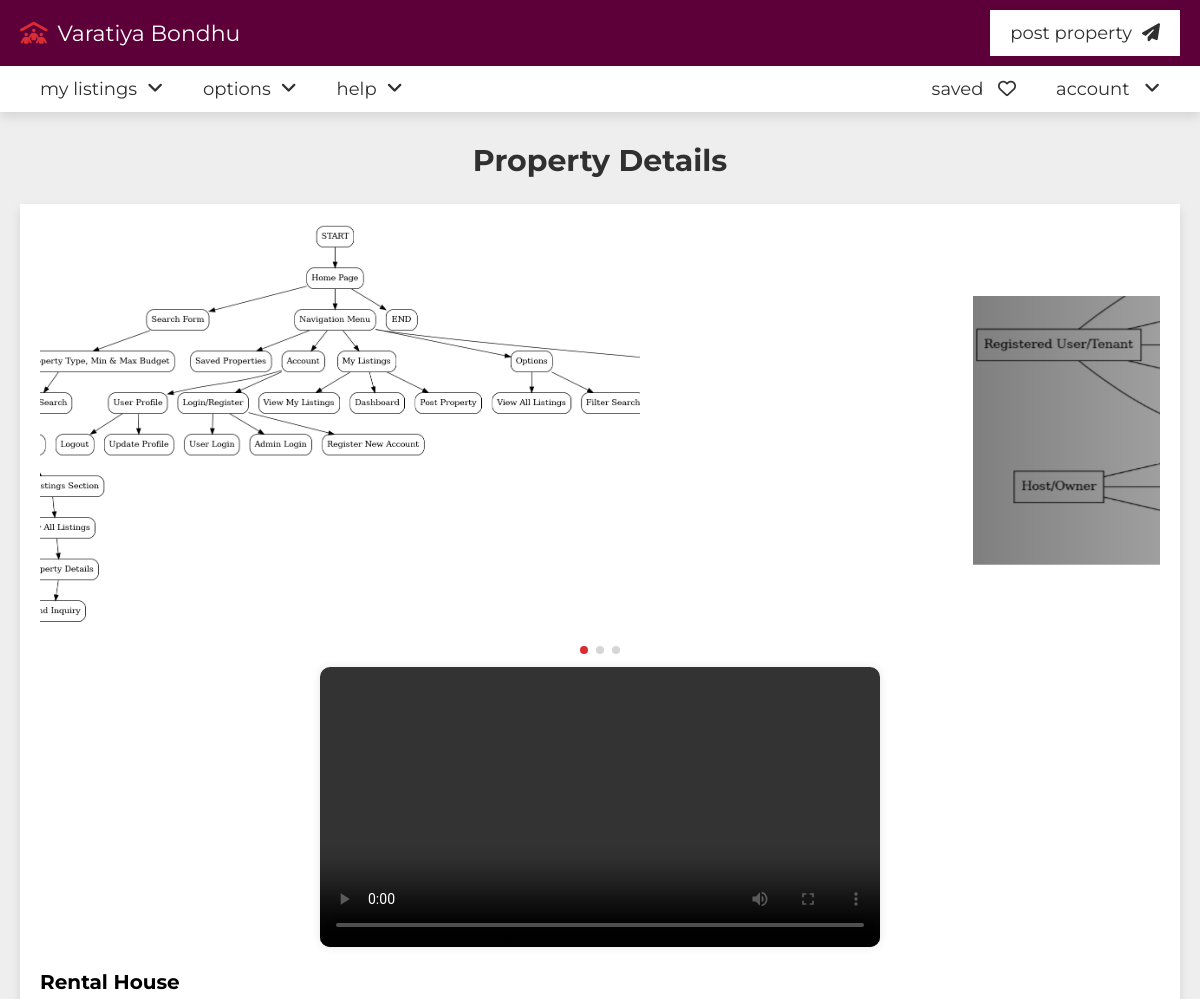
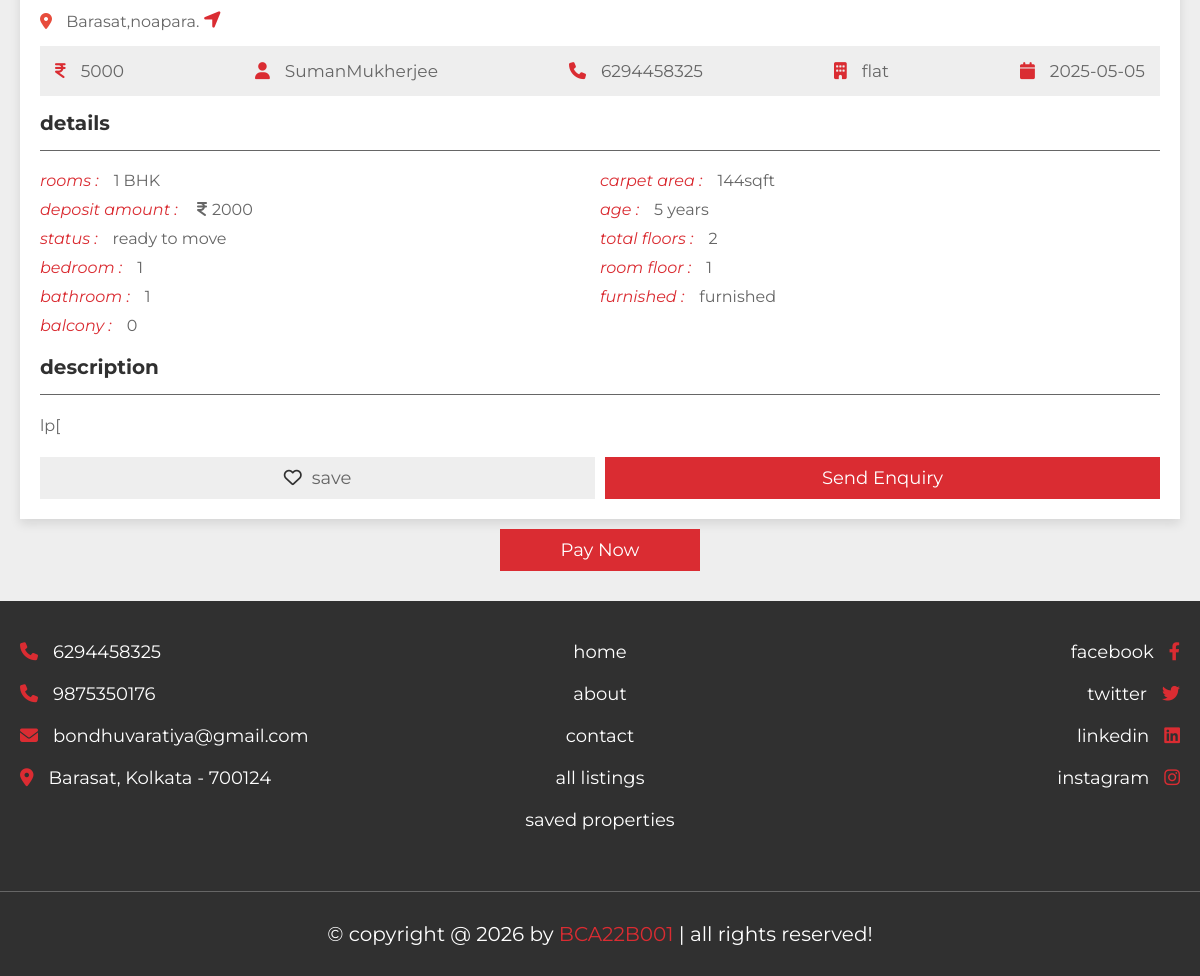
The app's page /view_property.php?get_id=2OADciryzDtUzvixSOd6 with its own data (2 pictures, top to bottom).
### tables this page shows
CREATE TABLE `property` (
  `id` varchar(20) NOT NULL,
  `user_id` varchar(20) NOT NULL,
  `property_name` varchar(50) NOT NULL,
  `address` varchar(100) NOT NULL,
  `price` varchar(10) NOT NULL,
  `type` varchar(10) NOT NULL,
  `status` varchar(50) NOT NULL,
  `furnished` varchar(50) NOT NULL,
  `bhk` varchar(10) NOT NULL,
  `deposite` varchar(10) NOT NULL,
  `bedroom` varchar(10) NOT NULL,
  `bathroom` varchar(10) NOT NULL,
  `balcony` varchar(10) NOT NULL,
  `carpet` varchar(10) NOT NULL,
  `age` varchar(2) NOT NULL,
  `total_floors` varchar(2) NOT NULL,
  `room_floor` varchar(2) NOT NULL,
  `loan` varchar(50) NOT NULL,
  `lift` varchar(3) NOT NULL DEFAULT 'no',
  `security_guard` varchar(3) NOT NULL DEFAULT 'no',
  `play_ground` varchar(3) NOT NULL DEFAULT 'no',
  `garden` varchar(3) NOT NULL DEFAULT 'no',
  `water_supply` varchar(3) NOT NULL DEFAULT 'no',
  `power_backup` varchar(3) NOT NULL DEFAULT 'no',
  `parking_area` varchar(3) NOT NULL DEFAULT 'no',
  `gym` varchar(3) NOT NULL DEFAULT 'no',
  `shopping_mall` varchar(3) NOT NULL DEFAULT 'no',
  `hospital` varchar(3) NOT NULL DEFAULT 'no',
  `school` varchar(3) NOT NULL DEFAULT 'no',
  `market_area` varchar(3) NOT NULL DEFAULT 'no',
  `image_01` varchar(50) NOT NULL,
  `image_02` varchar(50) NOT NULL,
  `image_03` varchar(50) NOT NULL,
  `image_04` varchar(50) NOT NULL,
  `image_05` varchar(50) NOT NULL,
  `description` varchar(1000) NOT NULL,
  `date` date NOT NULL DEFAULT current_timestamp(),
  `video_01` varchar(255) DEFAULT NULL
);

CREATE TABLE `users` (
  `id` varchar(20) NOT NULL,
  `name` varchar(50) NOT NULL,
  `number` varchar(10) NOT NULL,
  `email` varchar(50) NOT NULL,
  `password` varchar(50) NOT NULL,
  `image1` varchar(50) NOT NULL,
  `image2` varchar(50) NOT NULL
);

### view_property.php (the view, shortened to what this page needs)
<?php
include 'components/connect.php';
if(isset($_COOKIE['user_id'])){
   $user_id = $_COOKIE['user_id'];
}else{
   $user_id = '';
}
if(isset($_GET['get_id'])){
   $get_id = $_GET['get_id'];
}else{
   $get_id = '';
   header('location:home.php');
}
?>
<!DOCTYPE html>
<html lang="en">
<head>
   <link rel="stylesheet" href="https://cdn.jsdelivr.net/npm/swiper@8/swiper-bundle.min.css" />
   <link rel="stylesheet" href="https://cdnjs.cloudflare.com/ajax/libs/font-awesome/6.2.0/css/all.min.css">
   <link rel="stylesheet" href="css/style.css">
</head>
<body>
<?php include 'components/user_header.php'; ?>
<section class="view-property">
   <h1 class="heading">property details</h1>
   <?php
      $select_properties = $conn->prepare("SELECT * FROM `property` WHERE id = ? ORDER BY date DESC LIMIT 1");
      $select_properties->execute([$get_id]);
      if($select_properties->rowCount() > 0){
         while($fetch_property = $select_properties->fetch(PDO::FETCH_ASSOC)){
         $select_user = $conn->prepare("SELECT * FROM `users` WHERE id = ?");
         $select_user->execute([$fetch_property['user_id']]);
         $fetch_user = $select_user->fetch(PDO::FETCH_ASSOC);
         $select_saved = $conn->prepare("SELECT * FROM `saved` WHERE property_id = ? and user_id = ?");
         $select_saved->execute([$fetch_property['id'], $user_id]);
   ?>
   <div class="details">
   <div class="swiper images-container">
   <div class="swiper-wrapper">
<?php
         $image_01 = 'uploaded_files/' . $fetch_property['image_02'];
?>
         <div class="swiper-slide"><img src="<?= $image_01; ?>" alt=""></div>
      <?php if(!empty($fetch_property['image_02'])) {
         $image_02 = 'uploaded_files/' . $fetch_property['image_03'];
         if(file_exists($image_02)) { ?>
            <div class="swiper-slide"><img src="<?= $image_02; ?>" alt=""></div>
         <?php } else { echo "Image 2 not found"; }
      } ?>
      <?php if(!empty($fetch_property['image_03'])) {
         $image_03 = 'uploaded_files/' . $fetch_property['image_04'];
         if(file_exists($image_03)) { ?>
            <div class="swiper-slide"><img src="<?= $image_03; ?>" alt=""></div>
         <?php } else { echo "Image 3 not found"; }
      } ?>
   </div>
   <div class="swiper-pagination"></div>
</div>
     <?php if(!empty($fetch_property['video_01'])){ ?>
   <div class="video-container" style="margin-top: 1rem; text-align: center;">
      <video controls style="max-width: 100%; border-radius: 1rem; box-shadow: 0 0 10px rgba(0,0,0,0.1);">
         <source src="uploaded_files/<?= $fetch_property['video_01']; ?>" type="video/mp4">
      </video>
   </div>
<?php } ?>
      <h3 class="name"><?= $fetch_property['property_name']; ?></h3>
      <p class="location">
   <i class="fas fa-map-marker-alt" style="color: #e74c3c;"></i>
   <span><?= $fetch_property['address']; ?></span>
   <a href="https://www.google.com/maps/search/?api=1&query=<?= urlencode($fetch_property['address']); ?>"
      target="_blank" title="View on Google Maps" class="map-icon-link">
      <i class="fas fa-location-arrow"></i>
   </a>
</p>
      <div class="info">
         <p><i class="fas fa-indian-rupee-sign"></i><span><?= $fetch_property['price']; ?></span></p>
         <p><i class="fas fa-user"></i><span><?= $fetch_user['name']; ?></span></p>
         <p><i class="fas fa-phone"></i><a href="tel:1234567890"><?= $fetch_user['number']; ?></a></p>
         <p><i class="fas fa-building"></i><span><?= $fetch_property['type']; ?></span></p>
         <p><i class="fas fa-calendar"></i><span><?= $fetch_property['date']; ?></span></p>
      </div>
      <h3 class="title">details</h3>
      <div class="flex">
         <div class="box">
            <p><i>rooms :</i><span><?= $fetch_property['bhk']; ?> BHK</span></p>
            <p><i>deposit amount : </i><span><span class="fas fa-indian-rupee-sign" style="margin-right: .5rem;"></span><?= $fetch_property['deposite']; ?></span></p>
            <p><i>status :</i><span><?= $fetch_property['status']; ?></span></p>
            <p><i>bedroom :</i><span><?= $fetch_property['bedroom']; ?></span></p>
            <p><i>bathroom :</i><span><?= $fetch_property['bathroom']; ?></span></p>
            <p><i>balcony :</i><span><?= $fetch_property['balcony']; ?></span></p>
         </div>
         <div class="box">
            <p><i>carpet area :</i><span><?= $fetch_property['carpet']; ?>sqft</span></p>
            <p><i>age :</i><span><?= $fetch_property['age']; ?> years</span></p>
            <p><i>total floors :</i><span><?= $fetch_property['total_floors']; ?></span></p>
            <p><i>room floor :</i><span><?= $fetch_property['room_floor']; ?></span></p>
            <p><i>furnished :</i><span><?= $fetch_property['furnished']; ?></span></p>
         </div>
      </div>
      <h3 class="title">description</h3>
      <p class="description"><?= $fetch_property['description']; ?></p>
      <form action="" method="post" class="flex-btn">
         <?php
            if($select_saved->rowCount() > 0){
         ?>
         <button type="submit" name="save" class="save"><i class="fas fa-heart"></i><span>saved</span></button>
         <?php
            }else{
         ?>
         <button type="submit" name="save" class="save"><i class="far fa-heart"></i><span>save</span></button>
         <?php
            }
         ?>
         <input type="submit" value="send enquiry" name="send" class="btn">
      </form>
      </div>
   <div id="pay-d">
<a href="pay_form.php" ><button  type="submit"  name="send" class="btn" id="pay">Pay Now</button></a>
   </div>
   <?php
      }
   }else{
      echo '<p class="empty">property not found! <a href="post_property.php" style="margin-top:1.5rem;" class="btn">add new</a></p>';
   }
   ?>
</section>
<?php include 'components/footer.php'; ?>
</body>
</html>

### css/style.css (style rules this page uses)
:root { --main-color:#DA2C32; --light-color:#666; --light-bg:#eee; --white:#fff; --black:#303030; --border:.1rem solid var(--light-color); --box-shodow:0 .5rem 1rem rgba(0,0,0,.1); }
* { font-family: 'Montserrat', sans-serif; margin: 0; padding: 0; box-sizing: border-box; outline: none; border: none; text-decoration: none; }
html { font-size: 62.5%; overflow-x: hidden; scroll-behavior: smooth; scroll-padding-top: 10rem; }
body { background-color: var(--light-bg); }
section { padding: 3rem 2rem; max-width: 1200px; margin: 0 auto; }
.heading { text-align: center; padding-bottom: 2.5rem; font-size: 3rem; color: var(--black); text-transform: capitalize; }
.btn, .inline-btn { margin-top: 1rem; padding: 1rem 3rem; background-color: var(--main-color); color: var(--white); cursor: pointer; text-align: center; font-size: 1.8rem; text-transform: capitalize; }
.btn { display: block; width: 100%; }
.flex-btn { display: flex; gap: 1rem; justify-content: space-between; align-items: flex-end; }
.view-property .details { background-color: var(--white); box-shadow: var(--box-shodow); padding: 2rem; overflow-x: hidden; }
.view-property .details .images-container { padding-bottom: 3rem; }
.swiper-pagination-bullets.swiper-pagination-horizontal { bottom: 0; }
.view-property .details .images-container img { height: 40rem; object-fit: cover; width: 60rem; }
.view-property .details .name { font-size: 2rem; text-overflow: ellipsis; overflow-x: hidden; margin-bottom: .5rem; padding-top: 2rem; }
.view-property .details .location { padding-top: 1rem; font-size: 1.6rem; color: var(--light-color); }
.view-property .details .location i { margin-right: 1rem; color: var(--main-color); }
.view-property .details .info { display: flex; background-color: var(--light-bg); padding: 1.5rem; margin: 1.5rem 0; justify-content: space-between; align-items: center; flex-wrap: wrap; gap: 2rem; }
.view-property .details .info p { font-size: 1.7rem; }
.view-property .details .info p span, .view-property .details .info p a { color: var(--light-color); }
.view-property .details .info p i { margin-right: 1.5rem; color: var(--main-color); }
.view-property .details .title { font-size: 2rem; color: var(--black); padding-bottom: 1.5rem; border-bottom: var(--border); }
.view-property .details .flex { margin: 1.5rem 0; display: flex; justify-content: space-between; flex-wrap: wrap; }
.view-property .details .flex .box { flex: 1 1 40rem; }
.view-property .details .flex .box p { padding: .5rem 0; font-size: 1.6rem; color: var(--light-color); }
.view-property .details .flex .box i { color: var(--main-color); margin-right: 1.5rem; }
.view-property .details .description { padding-top: 1rem; margin: .5rem 0; margin-top: .5rem; font-size: 1.6rem; color: var(--light-color); line-height: 2; }
.view-property .details .save { width: 100%; background-color: var(--light-bg); cursor: pointer; padding: 1rem 3rem; font-size: 1.8rem; color: var(--light-color); }
.view-property .details .save i { margin-right: 1rem; color: var(--black); }

### view_property.php (style rules this page uses)
#pay-d { max-width: 1200px; display: flex; justify-content: center; }
#pay { width: 200px; }
.video-container video { width: 50%; max-height: 300px; object-fit: cover; }
.map-icon-link i { font-size: 20px; }

### records on screen
property: image_02 (picture), image_03 (picture), property_name "Rental House", address "Barasat,noapara.", price "5000", user.name "SumanMukherjee", user.number "6294458325", type "flat", date "2025-05-05", bhk "1", deposite "2000", status "ready to move", bedroom "1", bathroom "1", balcony "0", carpet "144", age "5", total_floors "2", room_floor "1", furnished "furnished", description "lp["
